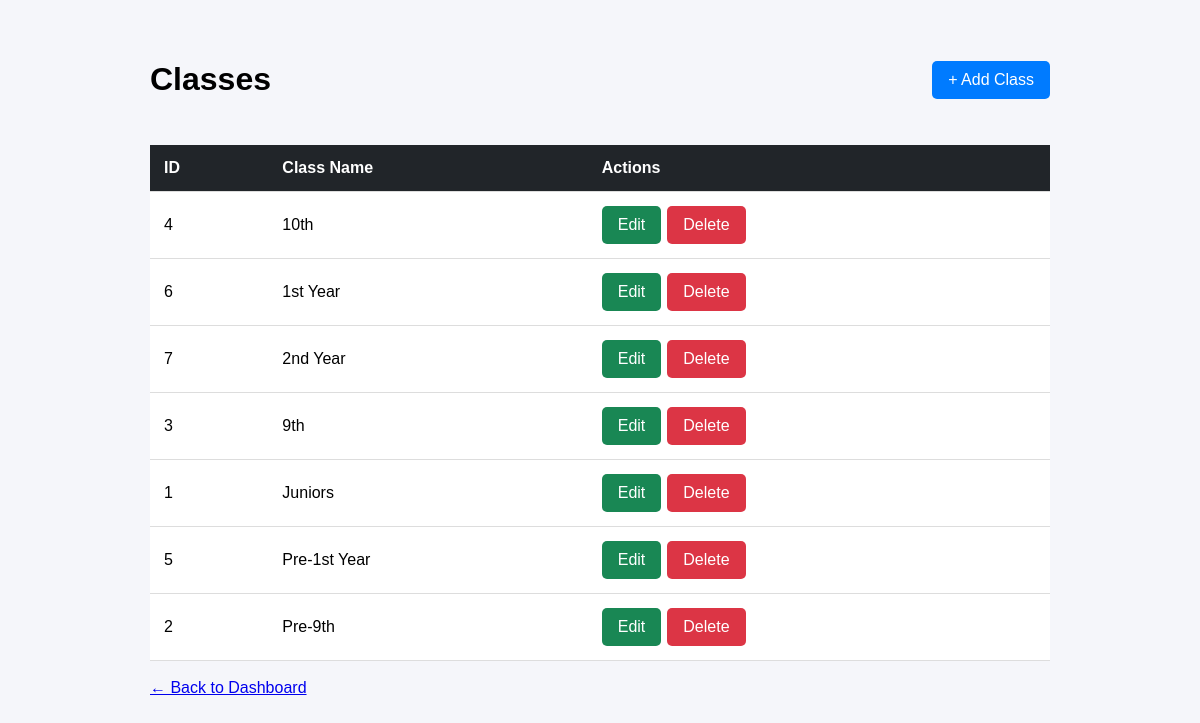
The page /academics/classes/ on the database its author committed.
### academics/models.py (models this page shows, shortened)
class ClassRoom(models.Model):
    name = models.CharField(max_length=50)

### academics/views.py (the view)
def classroom_list(request):
    classrooms = ClassRoom.objects.all().order_by(
        "name"
    )
    return render(
        request,
        "academics/classroom_list.html",
        {
            "classrooms": classrooms
        }
    )

### academics/templates/academics/classroom_list.html (shortened to what this page needs)
<!DOCTYPE html>
<html>
<head>
</head>
<body>
<div class="container">
    <div class="header">
        <h1>Classes</h1>
        <a
            href="{% url 'academics:add_classroom' %}"
            class="btn"
        >
            + Add Class
        </a>
    </div>
    {% if classrooms %}
        <table>
            <thead>
                <tr>
                    <th>ID</th>
                    <th>Class Name</th>
                    <th>Actions</th>
                </tr>
            </thead>
            <tbody>
                {% for classroom in classrooms %}
                    <tr>
                        <td>
                            {{ classroom.id }}
                        </td>
                        <td>
                            {{ classroom.name }}
                        </td>
                        <td>
                            <div class="actions">
                                <a
                                    href="{% url 'academics:edit_classroom' classroom.pk %}"
                                    class="btn edit"
                                >
                                    Edit
                                </a>
                                <a
                                    href="{% url 'academics:delete_classroom' classroom.pk %}"
                                    class="btn delete"
                                >
                                    Delete
                                </a>
                            </div>
                        </td>
                    </tr>
                {% endfor %}
            </tbody>
        </table>
    {% else %}
        <p>No classes found.</p>
    {% endif %}
    <br>
    <a href="{% url 'academics:dashboard' %}">
        ← Back to Dashboard
    </a>
</div>
</body>
</html>

### academics/templates/academics/classroom_list.html (style rules this page uses)
body { font-family: Arial, sans-serif; background: #f5f6fa; margin: 0; padding: 40px; }
.container { max-width: 900px; margin: auto; }
.header { display: flex; justify-content: space-between; align-items: center; margin-bottom: 25px; }
.btn { padding: 10px 16px; text-decoration: none; border-radius: 5px; color: white; background: #007bff; }
.edit { background: #198754; }
.delete { background: #dc3545; }
table { width: 100%; border-collapse: collapse; background: white; }
th, td { padding: 14px; border-bottom: 1px solid #ddd; text-align: left; }
th { background: #212529; color: white; }
.actions { display: flex; gap: 6px; }

### rows shown on the page
ClassRoom: id "4", name "10th"
ClassRoom: id "6", name "1st Year"
ClassRoom: id "7", name "2nd Year"
ClassRoom: id "3", name "9th"
ClassRoom: id "1", name "Juniors"
ClassRoom: id "5", name "Pre-1st Year"
ClassRoom: id "2", name "Pre-9th"
